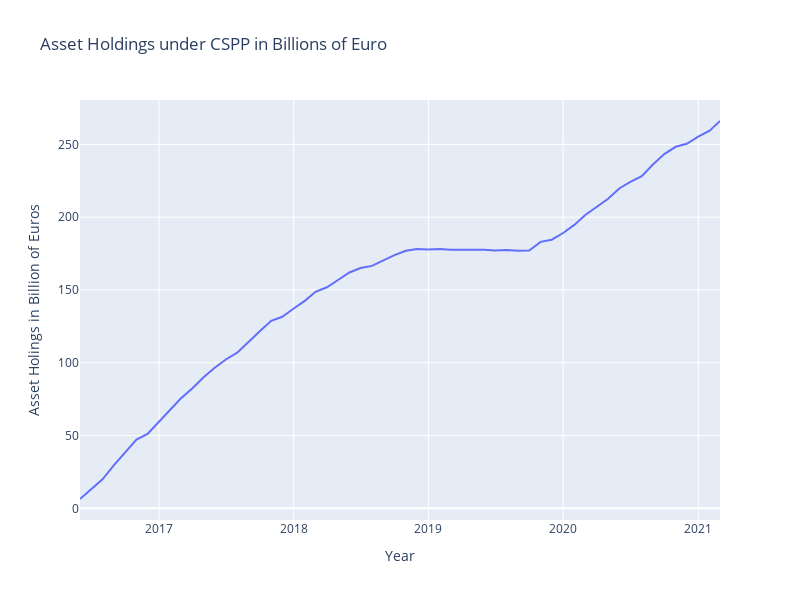

Notebook cell for this chart:
### Code cell
fig = px.line(data_CSPP, x = "End of Month", y = "Total Holdings in Billions",
              labels={"End of Month": "Year", "Total Holdings in Billions": "Asset Holings in Billion of Euros"},
              title="Asset Holdings under CSPP in Billions of Euro")

fig.update_layout(
    autosize=False,
    width=800,
    height=600)
fig.show()

### Figure 1 — Plotly figure (JSON) as saved in the notebook; plotly's stock layout.template omitted (floating-point values rounded to 4 significant figures)
{"data": [{"hovertemplate": "Year=%{x}<br>Asset Holings in Billion of Euros=%{y}<extra></extra>", "legendgroup": "", "line": {"color": "#636efa", "dash": "solid"}, "mode": "lines", "name": "", "orientation": "v", "showlegend": false, "type": "scatter", "x": ["2016-06-01T00:00:00", "2016-07-01T00:00:00", "2016-08-01T00:00:00", "2016-09-01T00:00:00", "2016-10-01T00:00:00", "2016-11-01T00:00:00", "2016-12-01T00:00:00", "2017-01-01T00:00:00", "2017-02-01T00:00:00", "2017-03-01T00:00:00", "2017-04-01T00:00:00", "2017-05-01T00:00:00", "2017-06-01T00:00:00", "2017-07-01T00:00:00", "2017-08-01T00:00:00", "2017-09-01T00:00:00", "2017-10-01T00:00:00", "2017-11-01T00:00:00", "2017-12-01T00:00:00", "2018-01-01T00:00:00", "2018-02-01T00:00:00", "2018-03-01T00:00:00", "2018-04-01T00:00:00", "2018-05-01T00:00:00", "2018-06-01T00:00:00", "2018-07-01T00:00:00", "2018-08-01T00:00:00", "2018-09-01T00:00:00", "2018-10-01T00:00:00", "2018-11-01T00:00:00", "2018-12-01T00:00:00", "2019-01-01T00:00:00", "2019-02-01T00:00:00", "2019-03-01T00:00:00", "2019-04-01T00:00:00", "2019-05-01T00:00:00", "2019-06-01T00:00:00", "2019-07-01T00:00:00", "2019-08-01T00:00:00", "2019-09-01T00:00:00", "2019-10-01T00:00:00", "2019-11-01T00:00:00", "2019-12-01T00:00:00", "2020-01-01T00:00:00", "2020-02-01T00:00:00", "2020-03-01T00:00:00", "2020-04-01T00:00:00", "2020-05-01T00:00:00", "2020-06-01T00:00:00", "2020-07-01T00:00:00", "2020-08-01T00:00:00", "2020-09-01T00:00:00", "2020-10-01T00:00:00", "2020-11-01T00:00:00", "2020-12-01T00:00:00", "2021-01-01T00:00:00", "2021-02-01T00:00:00", "2021-03-01T00:00:00"], "xaxis": "x", "y": [6.398, 13.21, 19.92, 29.72, 38.14, 47.18, 51.07, 59.49, 67.34, 75.45, 82.26, 89.83, 96.62, 102.2, 106.9, 114.7, 121.6, 128.8, 131.6, 137.2, 142.7, 148.7, 151.9, 156.8, 162.0, 165.0, 166.5, 170.4, 173.9, 176.9, 178.1, 177.8, 178.2, 177.7, 177.7, 177.7, 177.7, 177.1, 177.4, 176.9, 177.1, 183.0, 184.5, 189.1, 194.9, 201.5, 207.1, 212.5, 219.7, 224.2, 228.2, 236.3, 243.3, 248.3, 250.4, 255.3, 259.4, 266.1], "yaxis": "y"}], "layout": {"autosize": false, "height": 600, "legend": {"tracegroupgap": 0}, "title": {"text": "Asset Holdings under CSPP in Billions of Euro"}, "width": 800, "xaxis": {"anchor": "y", "domain": [0, 1], "title": {"text": "Year"}}, "yaxis": {"anchor": "x", "domain": [0, 1], "title": {"text": "Asset Holings in Billion of Euros"}}}}
